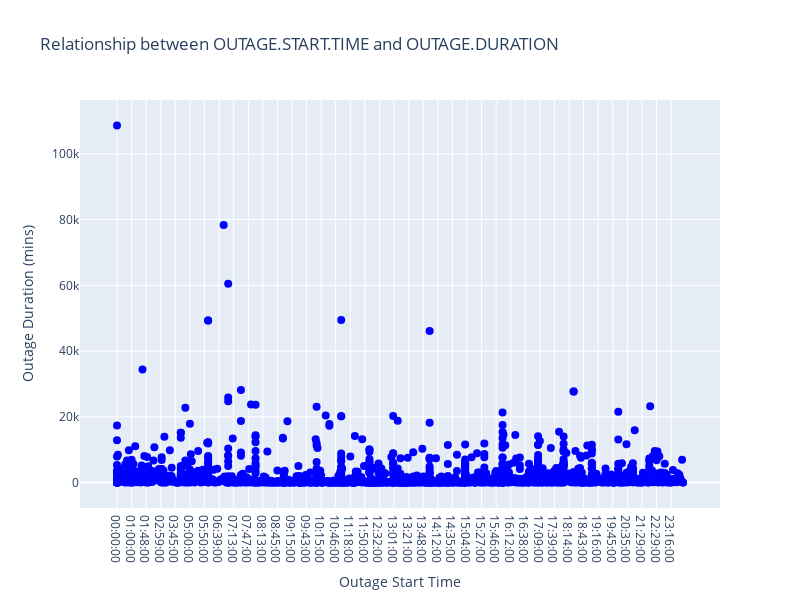

Notebook source saved alongside this figure:
### Code cell
df_extracted = df_interest[['OUTAGE.START.TIME', 'OUTAGE.DURATION']]
df_extracted['OUTAGE.DURATION'] = df_extracted['OUTAGE.DURATION']
df_sorted = df_extracted.sort_values(by='OUTAGE.START.TIME')

fig = go.Figure()

# Add scatter plot to the figure
fig.add_trace(go.Scatter(
    x=df_sorted['OUTAGE.START.TIME'], 
    y=df_sorted['OUTAGE.DURATION'], 
    mode='markers', 
    marker=dict(color='blue', size=8),
    name='Power Outages'
))

# Add titles and labels
fig.update_layout(
    title='Relationship between OUTAGE.START.TIME and OUTAGE.DURATION',
    xaxis_title='Outage Start Time',
    yaxis_title='Outage Duration (mins)',
    template='plotly',
    height=600,
    width=800
)

# Show the interactive plot
fig.show()

### Figure 1 — Plotly figure (JSON) as saved in the notebook; plotly's stock layout.template omitted (floating-point values rounded to 4 significant figures; data arrays with more than 128 entries replaced by an {"elided": "..."} marker saying what was removed)
{"data": [{"marker": {"color": "blue", "size": 8}, "mode": "markers", "name": "Power Outages", "type": "scatter", "x": {"elided": "1534 str values"}, "y": {"elided": "1534 int values"}}], "layout": {"height": 600, "title": {"text": "Relationship between OUTAGE.START.TIME and OUTAGE.DURATION"}, "width": 800, "xaxis": {"autorange": true, "range": [-40.6, 661.6], "title": {"text": "Outage Start Time"}, "type": "category"}, "yaxis": {"autorange": true, "range": [-7761.0, 116400.0], "title": {"text": "Outage Duration (mins)"}, "type": "linear"}}}
